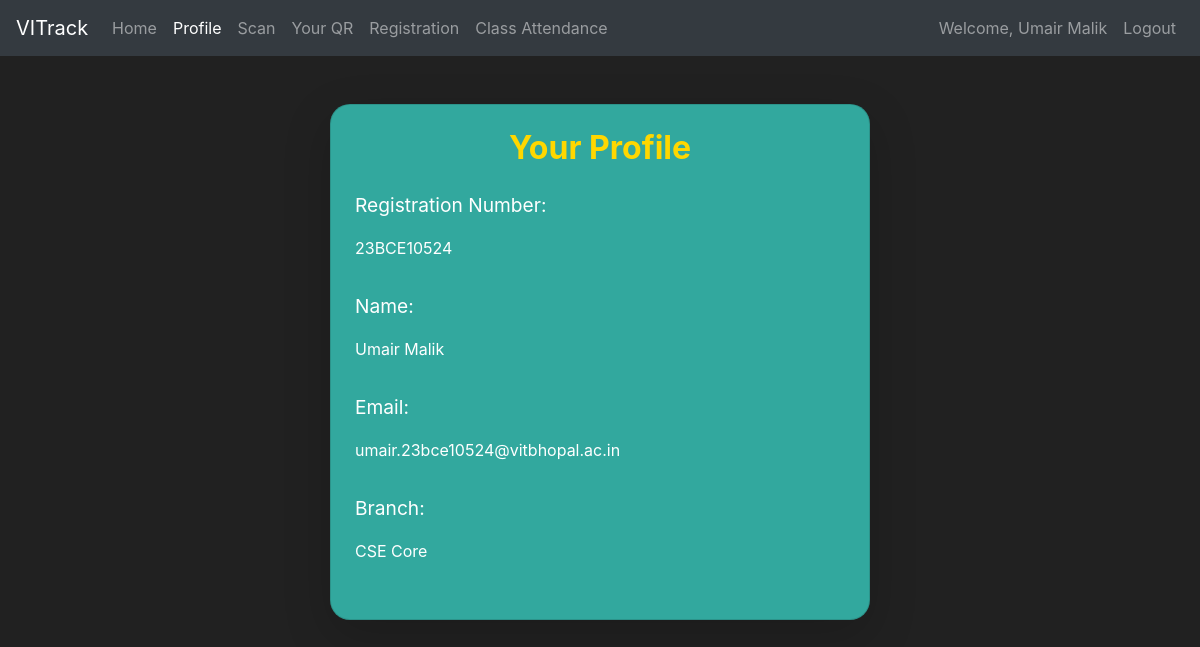
Page /Profile_Student (signed in) on the committed database.
### Attendance/models.py (models this page shows, shortened)
class UserStudents(db.Model, UserMixin):
    Registration_No_Student = db.Column(db.String(length=20), nullable=False, primary_key=True)
    UserName_Student = db.Column(db.String(length=30), nullable=False, unique=True)
    Name_Student = db.Column(db.String(length=100), nullable=False)
    Branch_Student = db.Column(db.String(length=25), nullable=False)
    Email_Address_Student = db.Column(db.String(length=75), nullable=False, unique=True)
    Password_Hash_Student = db.Column(db.String(length=60), nullable=False)
    Registered_Courses = db.relationship('Course', secondary=Registered_Students_In_Courses,
                                         backref='Enrolled_Students_In_Course')
    @property
    def password(self):
        return self.password

### Attendance/student_routes.py (the view)
@app.route('/Profile_Student', methods=['GET', 'POST'])
@login_required  # Ensure the user is logged in before accessing this route
def profile_student_page():
    return render_template('a32_Profile_Student.html')

### Attendance/models.py (called while the page is built)
@login_manager.user_loader
def load_user(user_stu_fac):
    user = UserStudents.query.get(user_stu_fac)
    if user:
        return user
    user = UserFaculty.query.get(user_stu_fac)
    return user

### Attendance/templates/a32_Profile_Student.html (shortened to what this page needs)
{% extends 'Base_Student.html' %}
{% block content %}
<div class="container mt-5">
    <div class="row justify-content-center">
        <div class="col-md-8 col-lg-6 pb-4">
            <div class="card shadow-lg p-4" style="background-color: #32a89e; color: white; border-radius: 20px;">
                <h2 class="text-center mb-4" style="font-size: 2rem; font-weight: 700; color: #FFD700;">Your
                    Profile</h2>
                {% if current_user.is_authenticated %}
                <div class="mb-3">
                    <p class="fw-bold" style="font-size: 1.2rem;">Registration Number:</p>
                    <p style="font-size: 1rem;">{{ current_user.Registration_No_Student }}</p>
                </div>
                <div class="mb-3">
                    <p class="fw-bold" style="font-size: 1.2rem;">Name:</p>
                    <p style="font-size: 1rem;">{{ current_user.Name_Student }}</p>
                </div>
                <div class="mb-3">
                    <p class="fw-bold" style="font-size: 1.2rem;">Email:</p>
                    <p style="font-size: 1rem;">{{ current_user.Email_Address_Student }}</p>
                </div>
                <div class="mb-3">
                    <p class="fw-bold" style="font-size: 1.2rem;">Branch:</p>
                    <p style="font-size: 1rem;">{{ current_user.Branch_Student }}</p>
                </div>
                {% else %}
                <p class="text-muted text-center">Please log in to view your profile details.</p>
                {% endif %}
            </div>
        </div>
    </div>
</div>
{% endblock %}

### Attendance/templates/Base_Student.html (shortened to what this page needs)
<!doctype html>
<html lang="en">
<head>
    <link rel="stylesheet" href="https://cdn.jsdelivr.net/npm/bootstrap@4.5.3/dist/css/bootstrap.min.css"
>
</head>
<body>
<nav class="navbar navbar-expand-md navbar-dark bg-dark">
    <a class="navbar-brand" href="{{url_for('entrance_page')}}">VITrack</a>
    <div class="collapse navbar-collapse" id="navbarNav">
        {% if current_user.is_authenticated %}
        <ul class="navbar-nav mr-auto">
            <li class="nav-item {% if request.endpoint == 'home_student_page' %}active{% endif %}">
                <a class="nav-link" href="{{ url_for('home_student_page') }}">Home<span class="sr-only">(current)</span></a>
            </li>
            <li class="nav-item {% if request.endpoint == 'profile_student_page' %}active{% endif %}">
                <a class="nav-link" href="{{ url_for('profile_student_page') }}">Profile</a>
            </li>
            <li class="nav-item {% if request.endpoint == 'scan_student_page' %}active{% endif %}">
                <a class="nav-link" href="{{ url_for('scan_student_page') }}">Scan<span class="sr-only">(current)</span></a>
            </li>
            <li class="nav-item {% if request.endpoint == 'your_qr_student_page' %}active{% endif %}">
                <a class="nav-link" href="{{ url_for('your_qr_student_page') }}">Your QR</a>
            </li>
            <li class="nav-item {% if request.endpoint == 'registration_student_page' %}active{% endif %}">
                <a class="nav-link" href="{{ url_for('registration_student_page') }}">Registration<span class="sr-only">(current)</span></a>
            </li>
            <li class="nav-item {% if request.endpoint == 'attendance_records_student_page' %}active{% endif %}">
                <a class="nav-link" href="{{ url_for('attendance_records_student_page') }}">Class Attendance<span class="sr-only">(current)</span></a>
            </li>
        </ul>
        {% endif %}
        {% if current_user.is_authenticated %}
        <ul class="navbar-nav">
            <li class="nav-item">
                <a class="nav-link" href="{{ url_for('profile_student_page') }}">Welcome, {{ current_user.Name_Student
                    }}</a>
            </li>
            <li class="nav-item">
                <a class="nav-link" href="{{ url_for('logout_student_page') }}">Logout</a>
            </li>
        </ul>
        {% endif %}
    </div>
</nav>
{% block content %}
{% endblock %}
</body>
</html>

### Attendance/templates/Base_Student.html (style rules this page uses)
body { background-color: #212121; color: white }

### rows in the picture
UserStudents: Name_Student "Umair Malik", Registration_No_Student "23BCE10524", Email_Address_Student "umair.23bce10524@vitbhopal.ac.in", Branch_Student "CSE Core"
